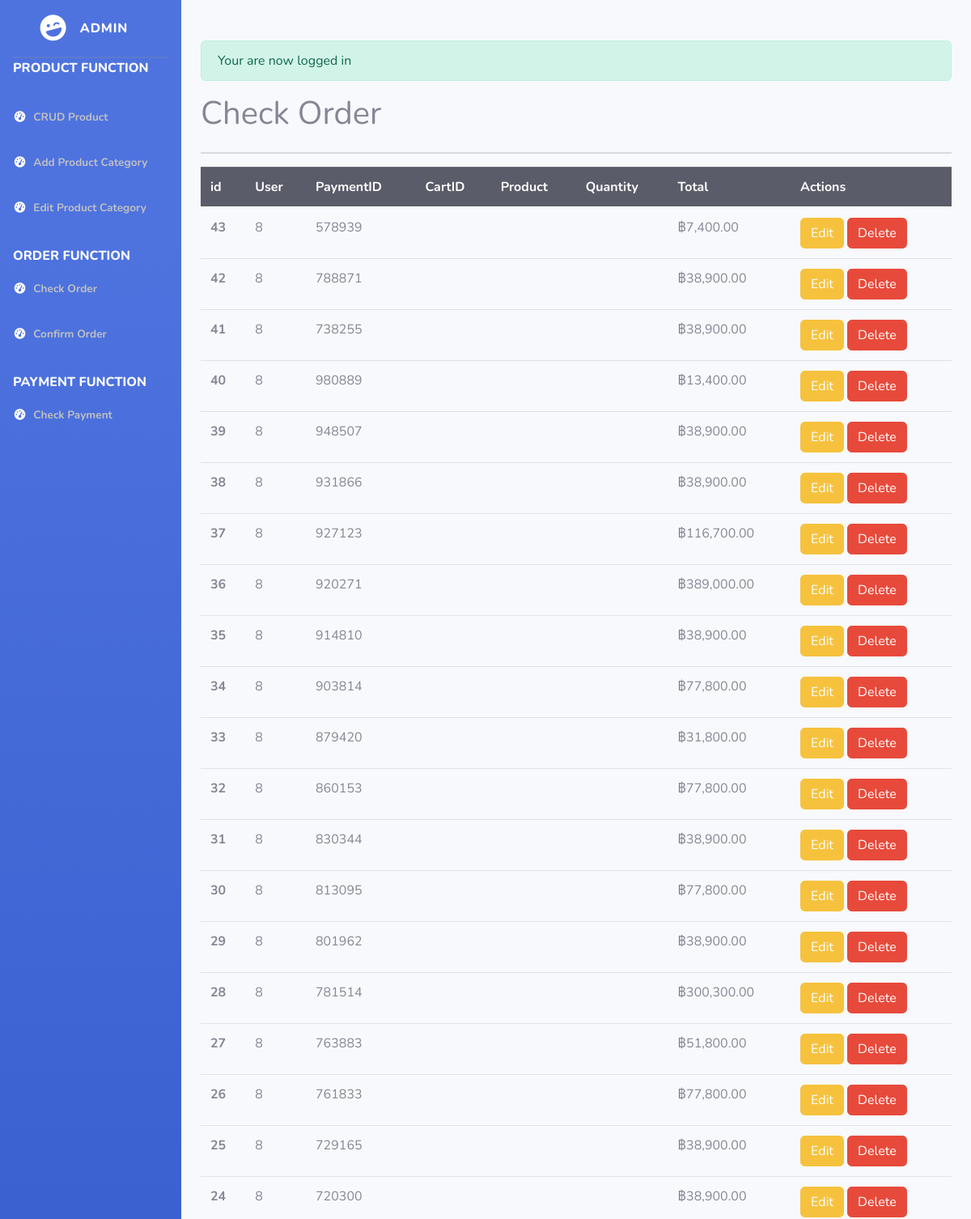
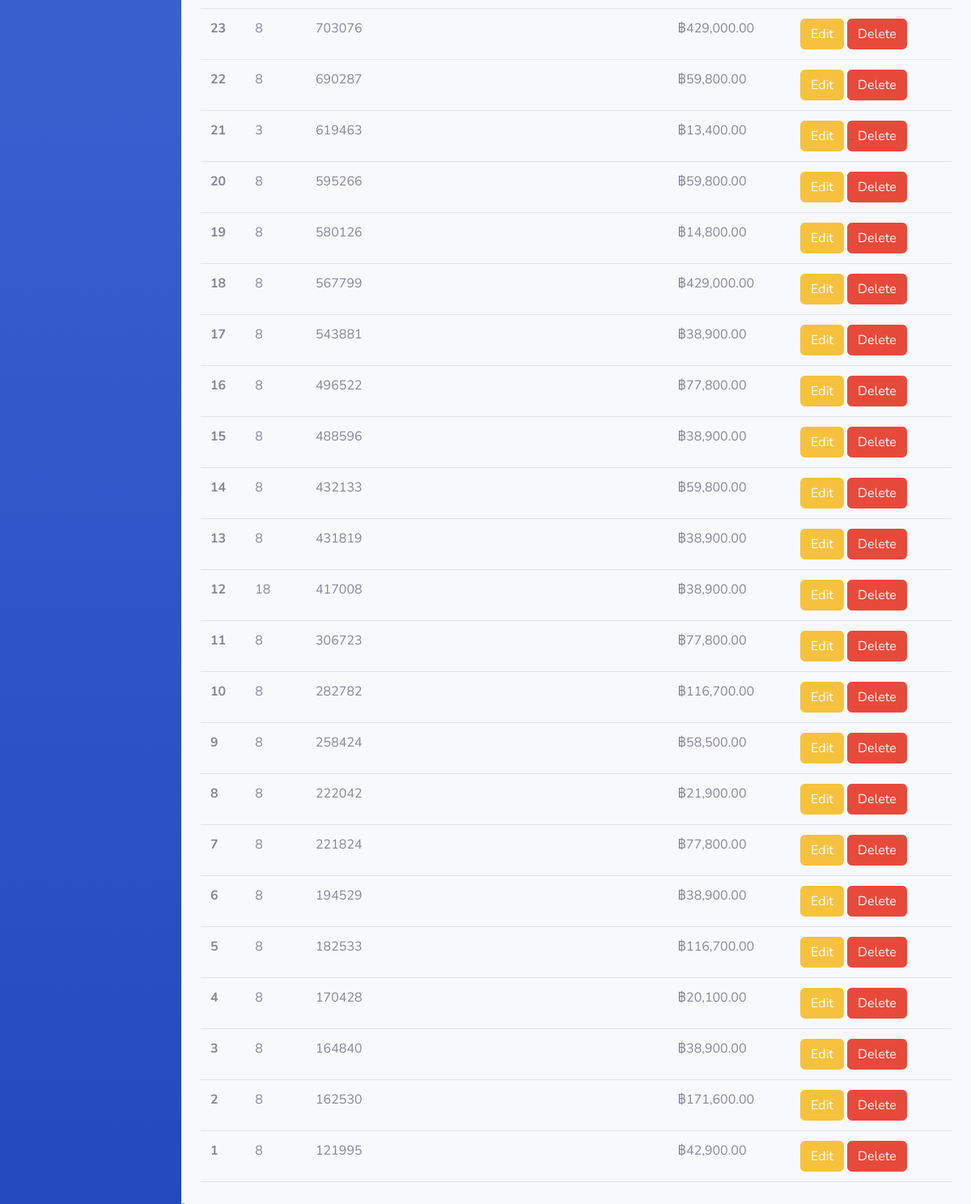
The app's page /admin/checkorder.php (signed in) with its own data (2 pictures, top to bottom).
### tables this page shows
CREATE TABLE `order_detail` (
  `id` int(11) NOT NULL,
  `order_id` int(11) NOT NULL,
  `user_id` int(11) NOT NULL,
  `payment_id` int(11) NOT NULL,
  `total` float NOT NULL
);

### admin/checkorder.php (the view, shortened to what this page needs)
<?php
    require_once "config/db.php";
?>
<!DOCTYPE html>
<html lang="en">
<head>
    <link href="vendor/fontawesome-free/css/all.min.css" rel="stylesheet" type="text/css">
    <link rel="stylesheet" href="http://127.0.0.1/Mini_Project_G4/bootstrap-5.0.2-dist/css/bootstrap.min.css">
    <link rel="stylesheet" href="http://127.0.0.1/Mini_Project_G4/bootstrap-5.0.2-dist/js/bootstrap.js">
    <link href="sb-admin-2.min.css" rel="stylesheet">
</head>
<body>
    <div id="wrapper">
        <ul class="navbar-nav bg-gradient-primary sidebar sidebar-dark accordion" id="accordionSidebar">
            <a class="sidebar-brand d-flex align-items-center justify-content-center" href="index.html">
                <div class="sidebar-brand-icon rotate-n-15">
                    <i class="fas fa-laugh-wink"></i>
                </div>
                <div class="sidebar-brand-text mx-3">Admin <sup></sup></div>
            </a>
            <hr class="sidebar-divider my-0">
         <div class="sidebar-heading fs-6 text-light "style="padding-bottom:20px;" >
                Product Function
            </div>
            <li class="nav-item active">
                <a class="nav-link" href="index.php">
                    <i class="fas fa-fw fa-tachometer-alt"></i>
                    <span class="" style="color: #C0C0C0;" >CRUD Product</span></a>
            </li>
            <li class="nav-item active"  data-bs-toggle="modal" data-bs-target="#addproductModal" data-bs-whatever="@mdo" >
                <a class="nav-link"  >
                    <i class="fas fa-fw fa-tachometer-alt"></i>
                    <span style="color: #C0C0C0;">Add Product Category</span></a>
            </li>
<li class="nav-item active"  data-bs-toggle="modal" data-bs-target="#editproductModal" data-bs-whatever="@mdo" >
                <a class="nav-link"  >
                    <i class="fas fa-fw fa-tachometer-alt"></i>
                    <span style="color: #C0C0C0;">Edit Product Category</span></a>
            </li>
            <div class="sidebar-heading fs-6 text-light " style="padding-top:20px;">
                 Order Function
            </div>
            <li class="nav-item active">
                <a class="nav-link" href="checkorder.php">
                    <i class="fas fa-fw fa-tachometer-alt"></i>
                    <span style="color: #C0C0C0;">Check Order</span></a>
            </li>
            <li class="nav-item active">
                <a class="nav-link" href="category.php">
                    <i class="fas fa-fw fa-tachometer-alt"></i>
                    <span style="color: #C0C0C0;">Confirm Order</span></a>
            </li>
            <div class="sidebar-heading fs-6 text-light " style="padding-top:20px;">
                 Payment Function
            </div>
            <li class="nav-item active">
                <a class="nav-link" href="category.php">
                    <i class="fas fa-fw fa-tachometer-alt"></i>
                    <span style="color: #C0C0C0;">Check Payment</span></a>
            </li>
        </ul>
        <div id="content-wrapper" class="d-flex flex-column">
            <div id="content" style="padding-top:50px;">
                <div class="container-fluid">
                    <div class="container-md-auto">
                        <?php if (isset($_SESSION['success'])) { ?>
            <div class="alert alert-success">
                <?php
                    echo $_SESSION['success'];
                ?>
            </div>
        <?php } ?>
                            <div class="row">
                                <div class="col-md-6">
                                    <h1>Check Order </h1>
                                </div>
                            </div>
                            <hr>
                            <table class="table">
                                <thead class="thead-dark">
                                    <tr>
                                        <th scope="col">id</th>
                                        <th scope="col">User</th>
                                        <th scope="col">PaymentID</th>
                                        <th scope="col">CartID</th>
                                        <th scope="col">Product</th>
                                        <th scope="col">Quantity</th>
                                        <th scope="col">Total</th>
                                        <th scope="col">Actions</th>
                                    </tr>
                                </thead>
                                <tbody>
                                  <?php
                                        $stmt = $conn->query("SELECT * FROM order_detail  ORDER BY id DESC");
                                        $stmt->execute();
                                        $orders = $stmt->fetchAll();
                                        if (!$orders) {
                                            echo "<p><td colspan='6' class='text-center'>No data available</td></p>";
                                        } else {
                                        foreach($orders as $order)  {
                                    ?>
                    <tr>
                        <th scope="row"><?php echo $order['id']; ?></th>
                        <td><?php echo $order['user_id']; ?></td>
                        <td><?php echo $order['payment_id']; ?></td>
                        <td><?php ?></td>
                        <td></td>
                        <td></td>
                        <td><?php echo "฿" . number_format($order['total'],2);?> </td>
                        <td>
                            <a href="edit.php?id=<?php echo $product['product_id']; ?>" class="btn btn-warning">Edit</a>
                            <a onclick="return confirm('Are you sure you want to delete?');" href="?delete=<?php echo $product['product_id']; ?>" class="btn btn-danger">Delete</a>
                         </td>
                    </tr>
                    <?php }  } ?>
                                </tbody>
                            </table>
                    </div>
                </div>
            </div>
            <li class="my-nav-item ">
            </li>
</body>
</html>

### records on screen
order_detail: id "43", user "8", payment "578939", total "7,400.00"
order_detail: id "42", user "8", payment "788871", total "38,900.00"
order_detail: id "41", user "8", payment "738255", total "38,900.00"
order_detail: id "40", user "8", payment "980889", total "13,400.00"
order_detail: id "39", user "8", payment "948507", total "38,900.00"
order_detail: id "38", user "8", payment "931866", total "38,900.00"
order_detail: id "37", user "8", payment "927123", total "116,700.00"
order_detail: id "36", user "8", payment "920271", total "389,000.00"
order_detail: id "35", user "8", payment "914810", total "38,900.00"
order_detail: id "34", user "8", payment "903814", total "77,800.00"
order_detail: id "33", user "8", payment "879420", total "31,800.00"
order_detail: id "32", user "8", payment "860153", total "77,800.00"
order_detail: id "31", user "8", payment "830344", total "38,900.00"
order_detail: id "30", user "8", payment "813095", total "77,800.00"
order_detail: id "29", user "8", payment "801962", total "38,900.00"
order_detail: id "28", user "8", payment "781514", total "300,300.00"
order_detail: id "27", user "8", payment "763883", total "51,800.00"
order_detail: id "26", user "8", payment "761833", total "77,800.00"
order_detail: id "25", user "8", payment "729165", total "38,900.00"
order_detail: id "24", user "8", payment "720300", total "38,900.00"
order_detail: id "23", user "8", payment "703076", total "429,000.00"
order_detail: id "22", user "8", payment "690287", total "59,800.00"
order_detail: id "21", user "3", payment "619463", total "13,400.00"
order_detail: id "20", user "8", payment "595266", total "59,800.00"
order_detail: id "19", user "8", payment "580126", total "14,800.00"
order_detail: id "18", user "8", payment "567799", total "429,000.00"
order_detail: id "17", user "8", payment "543881", total "38,900.00"
order_detail: id "16", user "8", payment "496522", total "77,800.00"
order_detail: id "15", user "8", payment "488596", total "38,900.00"
order_detail: id "14", user "8", payment "432133", total "59,800.00"
order_detail: id "13", user "8", payment "431819", total "38,900.00"
order_detail: id "12", user "18", payment "417008", total "38,900.00"
order_detail: id "11", user "8", payment "306723", total "77,800.00"
order_detail: id "10", user "8", payment "282782", total "116,700.00"
order_detail: id "9", user "8", payment "258424", total "58,500.00"
order_detail: id "8", user "8", payment "222042", total "21,900.00"
order_detail: id "7", user "8", payment "221824", total "77,800.00"
order_detail: id "6", user "8", payment "194529", total "38,900.00"
order_detail: id "5", user "8", payment "182533", total "116,700.00"
order_detail: id "4", user "8", payment "170428", total "20,100.00"
order_detail: id "3", user "8", payment "164840", total "38,900.00"
order_detail: id "2", user "8", payment "162530", total "171,600.00"
order_detail: id "1", user "8", payment "121995", total "42,900.00"

### other values on screen
$_SESSION['success'] "Your are now logged in"
